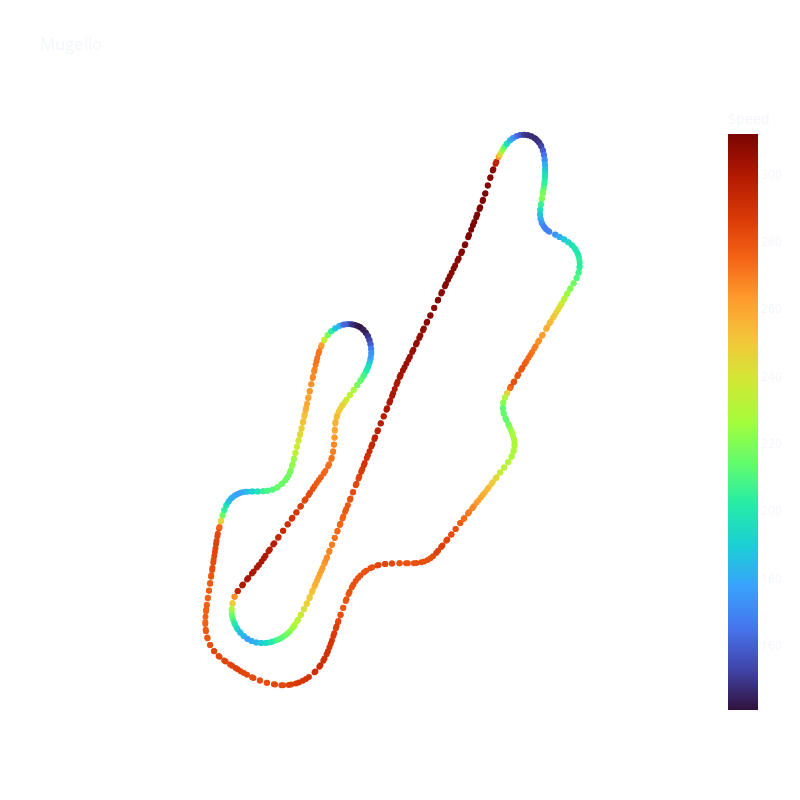

Write notebook code for a chart like this one.
### Code cell
import plotly.express as px

fig = px.scatter(
    df,
    x="X",
    y="Y",
    color="Speed", # colora in base alla velocita
    title="Mugello",
    color_continuous_scale="Turbo",  # rosso: veloce, blu:lento)
    width=800,
    height=800,
    hover_data=["RPM", "nGear", "Time_Sec"] # sono dati extraa qundo si passa col mouse sopra
)

fig.update_xaxes(visible=False) # toglie assi dal plot
fig.update_yaxes(visible=False)

fig.update_layout(
    template="plotly_dark",           
    plot_bgcolor="rgba(0,0,0,0)",     
    paper_bgcolor="rgba(0,0,0,0)",
    yaxis=dict(
        scaleanchor="x", 
        scaleratio=1  # scaleratio=1 così forza 1 metro su X a essere uguale a 1 metro su Y.
    )
)

fig.show()

### Figure 1 — Plotly figure (JSON) as saved in the notebook; plotly's stock layout.template omitted (floating-point values rounded to 4 significant figures; data arrays with more than 128 entries replaced by an {"elided": "..."} marker saying what was removed)
{"data": [{"customdata": {"elided": "663x3 float values"}, "hovertemplate": "X=%{x}<br>Y=%{y}<br>RPM=%{customdata[0]}<br>nGear=%{customdata[1]}<br>Time_Sec=%{customdata[2]}<br>Speed=%{marker.color}<extra></extra>", "legendgroup": "", "marker": {"color": {"elided": "663 float values"}, "coloraxis": "coloraxis", "symbol": "circle"}, "mode": "markers", "name": "", "orientation": "v", "showlegend": false, "type": "scatter", "x": {"elided": "663 float values"}, "xaxis": "x", "y": {"elided": "663 float values"}, "yaxis": "y"}], "layout": {"coloraxis": {"colorbar": {"title": {"text": "Speed"}}, "colorscale": [[0, "#30123b"], [0.07143, "#4145ab"], [0.1429, "#4675ed"], [0.2143, "#39a2fc"], [0.2857, "#1bcfd4"], [0.3571, "#24eca6"], [0.4286, "#61fc6c"], [0.5, "#a4fc3b"], [0.5714, "#d1e834"], [0.6429, "#f3c63a"], [0.7143, "#fe9b2d"], [0.7857, "#f36315"], [0.8571, "#d93806"], [0.9286, "#b11901"], [1, "#7a0402"]]}, "height": 800, "legend": {"tracegroupgap": 0}, "paper_bgcolor": "rgba(0,0,0,0)", "plot_bgcolor": "rgba(0,0,0,0)", "title": {"text": "Mugello"}, "width": 800, "xaxis": {"anchor": "y", "domain": [0, 1], "title": {"text": "X"}, "visible": false}, "yaxis": {"anchor": "x", "domain": [0, 1], "scaleanchor": "x", "scaleratio": 1, "title": {"text": "Y"}, "visible": false}}}
